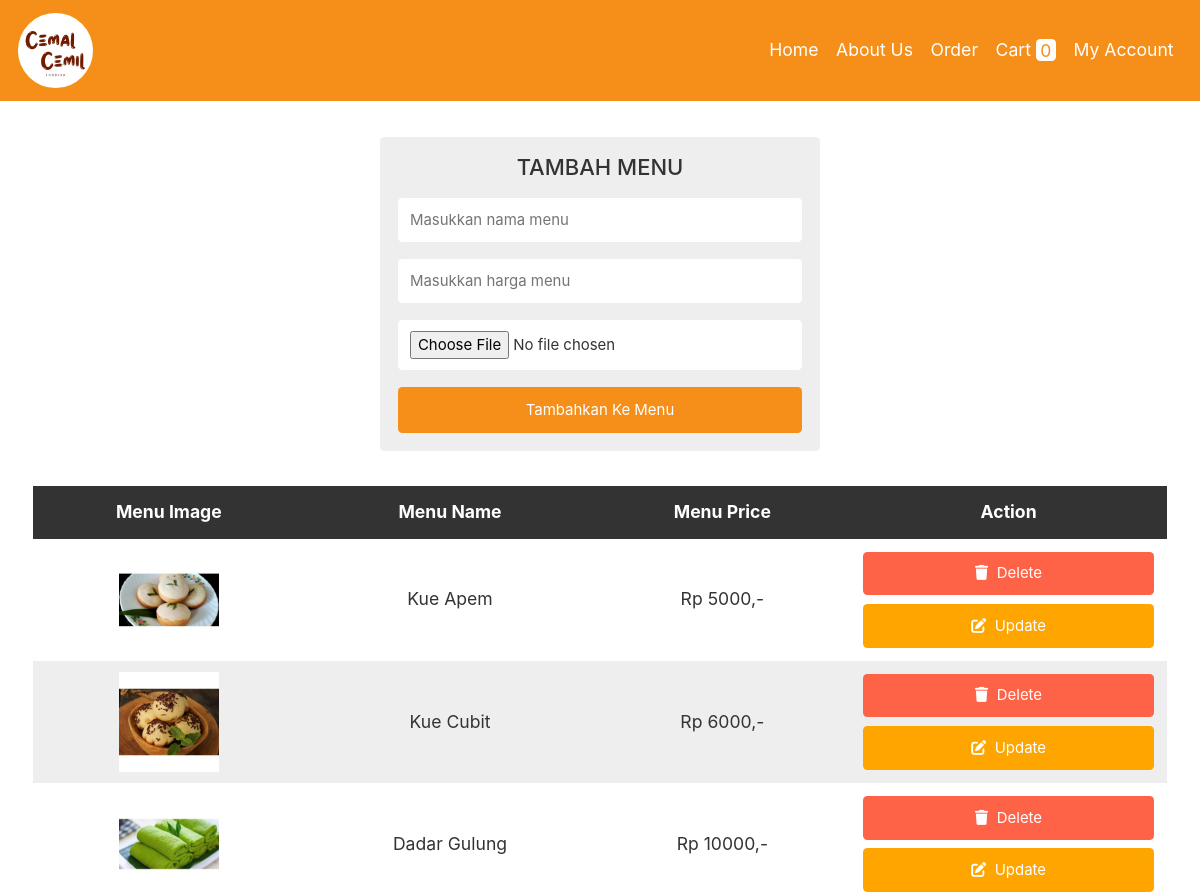
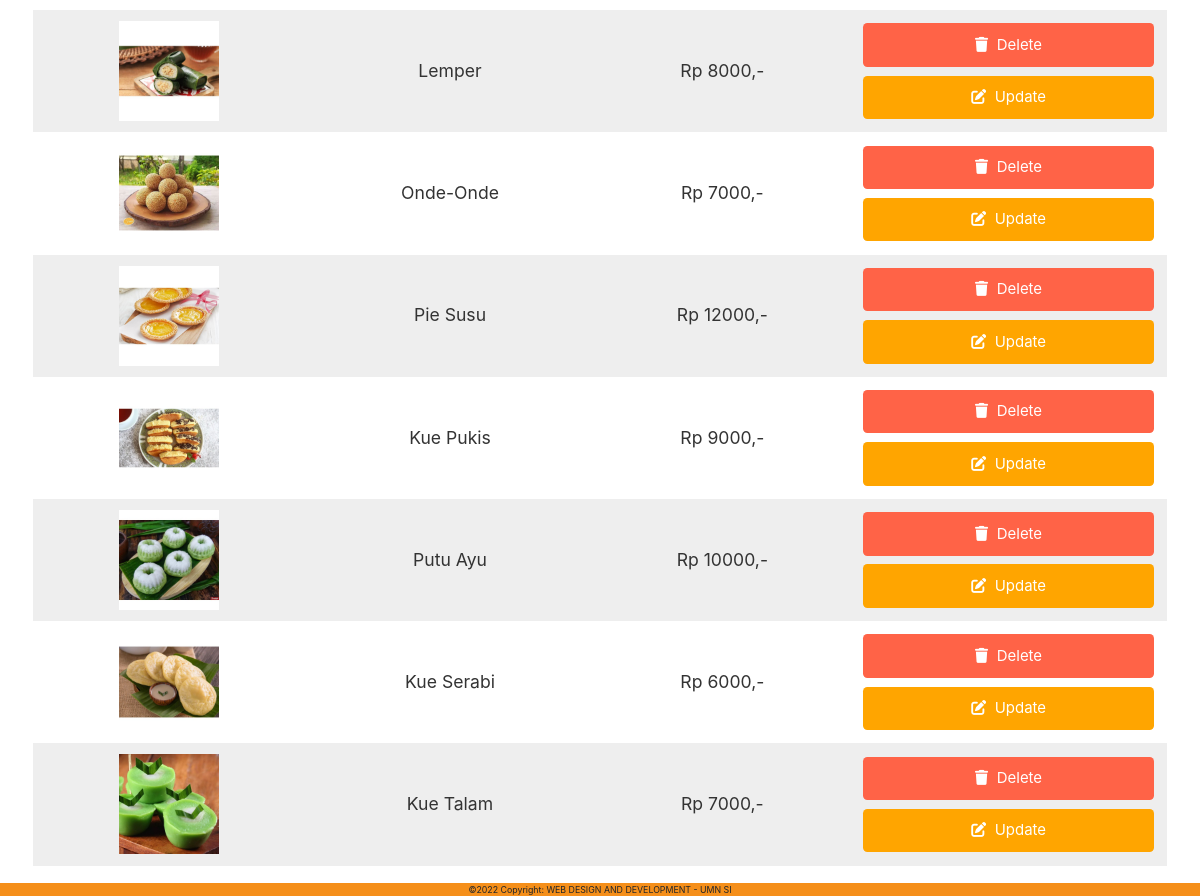
The page /Script_CemalCemil/admin.php on the database its author committed (2 pictures, top to bottom).
### tables this page shows
CREATE TABLE `products` (
  `id` int(255) NOT NULL,
  `name` varchar(255) NOT NULL,
  `price` varchar(255) NOT NULL,
  `image` varchar(255) NOT NULL
);

### Script_CemalCemil/admin.php (the view, shortened to what this page needs)
<?php
@include 'config.php';
?>
<!DOCTYPE html>
<html lang="en">
<head>
   <link rel="stylesheet" href="https://cdn.jsdelivr.net/npm/bootstrap@4.1.3/dist/css/bootstrap.min.css">
   <link rel="stylesheet" type="text/css" href="css/bootstrap.min.css">
   <link rel="stylesheet" href="https://cdnjs.cloudflare.com/ajax/libs/font-awesome/6.0.0/css/all.min.css">
   <link rel="stylesheet" href="css/OrderStyle.css">
</head>
<body>
<?php include 'header.php'; ?>
<div class="container">
<section>
<form action="" method="post" class="add-product-form" enctype="multipart/form-data">
   <h3>Tambah menu</h3>
   <input type="text" name="p_name" placeholder="Masukkan nama menu" class="box" required>
   <input type="number" name="p_price" min="0" placeholder="Masukkan harga menu" class="box" required>
   <input type="file" name="p_image" accept="image/png, image/jpg, image/jpeg" class="box" required>
   <input type="submit" value="Tambahkan ke menu" name="add_product" class="btn">
</form>
</section>
<section class="display-product-table">
   <table>
      <thead>
         <th>menu image</th>
         <th>menu name</th>
         <th>menu price</th>
         <th>action</th>
      </thead>
      <tbody>
         <?php
            $select_products = mysqli_query($conn, "SELECT * FROM `products`");
            if(mysqli_num_rows($select_products) > 0){
               while($row = mysqli_fetch_assoc($select_products)){
         ?>
         <tr>
            <td><img src="uploaded_img/<?php echo $row['image']; ?>" height="100" alt=""></td>
            <td><?php echo $row['name']; ?></td>
            <td>Rp <?php echo $row['price']; ?>,-</td>
            <td>
               <a href="admin.php?delete=<?php echo $row['id']; ?>" class="delete-btn" onclick="return confirm('Anda yakin ingin menghapus item ini?');"> <i class="fas fa-trash"></i> delete </a>
               <a href="admin.php?edit=<?php echo $row['id']; ?>" class="option-btn"> <i class="fas fa-edit"></i> update </a>
            </td>
         </tr>
         <?php
            };
            }else{
               echo "<div class='empty'>Tidak ada item yang ditambahkan</div>";
            };
         ?>
      </tbody>
   </table>
</section>
</div>
<?php include 'footer.php'; ?>

### Script_CemalCemil/header.php (shortened to what this page needs)
<?php
include 'config.php';
?>
<header class="header">
   <div class="flex">
   <a href="home.php"><img id="logo" src="images/cemalcemil.png" alt="logo" /></a>
      <nav class="navbar">
         <a href="home.php">Home</a>
         <a href="aboutUs.php">About Us</a>
         <a href="menu.php">Order</a>
         <?php
         $select_rows = mysqli_query($conn, "SELECT * FROM `cart`") or die('query failed');
         $row_count = mysqli_num_rows($select_rows);
         ?>
         <a href="cart.php" class="cart">cart <span><?php echo $row_count; ?></span> </a>
         <a href="account.php">My Account</a>
      </nav>
   </div>
</header>

### Script_CemalCemil/footer.php (shortened to what this page needs)
<div id="footer">
    <div class="center"> ©2022 Copyright: WEB DESIGN AND DEVELOPMENT - UMN SI</div>
</div>
</body>
</html>

### Script_CemalCemil/css/OrderStyle.css (style rules this page uses)
:root { --main:rgb(245, 143, 26); --red:tomato; --orange:orange; --black:#333; --white:#fff; --bg-color:#eee; --dark-bg:rgba(0,0,0,.7); --box-shadow:0 .5rem 1rem rgba(0,0,0,.1); --border:.1rem solid #999; }
* { margin:0; padding:0; box-sizing: border-box; outline: none; border:none; text-decoration: none; text-transform: capitalize; }
html { font-size: 55%; overflow-x: hidden; }
.container { max-width: 1200px; margin:0 auto; }
section { padding:2rem; }
.btn, .option-btn, .delete-btn { display: block; width: 100%; text-align: center; background-color: var(--main); color:var(--white); font-size: 1.7rem; padding:1.2rem 3rem; border-radius: .5rem; cursor: pointer; margin-top: 1rem; }
.option-btn i, .delete-btn i { padding-right: .5rem; }
.option-btn { background-color: var(--orange); }
.delete-btn { margin-top: 0; background-color: var(--red); }
.header { background-color: var(--main); position: sticky; top:0; left:0; z-index: 1000; }
.header .flex { display: flex; align-items: center; padding:1.5rem 2rem; max-width: 1200px; margin:0 auto; }
.header .flex .navbar a { margin-left: 2rem; font-size: 2rem; color:var(--white); }
.header .flex .cart { margin-left: 2rem; font-size: 2rem; color:var(--white); }
.header .flex .cart span { padding:.1rem .5rem; border-radius: .5rem; background-color: var(--white); color:var(--main); font-size: 2rem; }
.add-product-form { max-width: 50rem; background-color: var(--bg-color); border-radius: .5rem; padding:2rem; margin:0 auto; margin-top: 2rem; }
.add-product-form h3 { font-size: 2.5rem; margin-bottom: 1rem; color:var(--black); text-transform: uppercase; text-align: center; }
.add-product-form .box { text-transform: none; padding:1.2rem 1.4rem; font-size: 1.7rem; color:var(--black); border-radius: .5rem; background-color: var(--white); margin:1rem 0; width: 100%; }
.display-product-table table { width: 100%; text-align: center; }
.display-product-table table thead th { padding:1.5rem; font-size: 2rem; background-color: var(--black); color:var(--white); }
.display-product-table table td { padding:1.5rem; font-size: 2rem; color:var(--black); }
.display-product-table table td:first-child { padding:0; }
.display-product-table table tr:nth-child(even) { background-color: var(--bg-color); }
#footer { width: 100%; padding: 20px auto; text-align: center; background-color: rgb(245, 143, 26); }

### Script_CemalCemil/header.php (style rules this page uses)
#logo { width: 15%; background: #dac52c; border-radius: 100%; }

### rows shown on the page
products: image (picture), name "Kue Apem", price "5000"
products: image (picture), name "Kue Cubit", price "6000"
products: image (picture), name "Dadar Gulung", price "10000"
products: image (picture), name "Lemper", price "8000"
products: image (picture), name "Onde-Onde", price "7000"
products: image (picture), name "Pie Susu", price "12000"
products: image (picture), name "Kue Pukis", price "9000"
products: image (picture), name "Putu Ayu", price "10000"
products: image (picture), name "Kue Serabi", price "6000"
products: image (picture), name "Kue Talam", price "7000"

### other values the page prints
$row_count "0"
